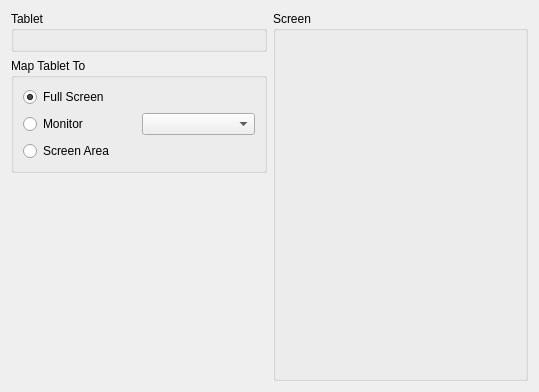
<?xml version="1.0" encoding="UTF-8"?>
<ui version="4.0">
 <class>ScreenAreaSelectionWidget</class>
 <widget class="QWidget" name="ScreenAreaSelectionWidget">
  <property name="geometry">
   <rect>
    <x>0</x>
    <y>0</y>
    <width>539</width>
    <height>392</height>
   </rect>
  </property>
  <property name="windowTitle">
   <string>Form</string>
  </property>
  <layout class="QHBoxLayout" name="horizontalLayout">
   <item>
    <layout class="QVBoxLayout" name="verticalLayout">
     <item>
      <widget class="QGroupBox" name="tabletGroupBox">
       <property name="title">
        <string>Tablet</string>
       </property>
       <layout class="QHBoxLayout" name="horizontalLayout_3">
        <item>
         <widget class="Wacom::AreaSelectionWidget" name="tabletArea" native="true"/>
        </item>
       </layout>
      </widget>
     </item>
     <item>
      <widget class="QGroupBox" name="controlsGroupBox">
       <property name="title">
        <string>Map Tablet To</string>
       </property>
       <layout class="QVBoxLayout" name="verticalLayout_2">
        <item>
         <widget class="QRadioButton" name="selectFullScreenRadio">
          <property name="text">
           <string>Full Screen</string>
          </property>
          <property name="checked">
           <bool>true</bool>
          </property>
         </widget>
        </item>
        <item>
         <layout class="QHBoxLayout" name="screenLayout">
          <item>
           <widget class="QRadioButton" name="selectMonitorRadio">
            <property name="text">
             <string>Monitor</string>
            </property>
           </widget>
          </item>
          <item>
           <widget class="KComboBox" name="selectMonitorCombo"/>
          </item>
         </layout>
        </item>
        <item>
         <widget class="QRadioButton" name="selectAreaRadio">
          <property name="text">
           <string>Screen Area</string>
          </property>
         </widget>
        </item>
       </layout>
      </widget>
     </item>
     <item>
      <spacer name="controlsFreeSpacer">
       <property name="orientation">
        <enum>Qt::Vertical</enum>
       </property>
       <property name="sizeType">
        <enum>QSizePolicy::MinimumExpanding</enum>
       </property>
       <property name="sizeHint" stdset="0">
        <size>
         <width>1</width>
         <height>5</height>
        </size>
       </property>
      </spacer>
     </item>
    </layout>
   </item>
   <item>
    <widget class="QGroupBox" name="screenGroupBox">
     <property name="title">
      <string>Screen</string>
     </property>
     <layout class="QHBoxLayout" name="horizontalLayout_2">
      <item>
       <widget class="Wacom::AreaSelectionWidget" name="screenArea" native="true"/>
      </item>
     </layout>
    </widget>
   </item>
  </layout>
 </widget>
 <customwidgets>
  <customwidget>
   <class>KComboBox</class>
   <extends>QComboBox</extends>
   <header>kcombobox.h</header>
  </customwidget>
  <customwidget>
   <class>Wacom::AreaSelectionWidget</class>
   <extends>QWidget</extends>
   <header>areaselectionwidget.h</header>
   <container>1</container>
  </customwidget>
 </customwidgets>
 <resources/>
 <connections>
  <connection>
   <sender>selectFullScreenRadio</sender>
   <signal>toggled(bool)</signal>
   <receiver>ScreenAreaSelectionWidget</receiver>
   <slot>onFullScreenSelected(bool)</slot>
   <hints>
    <hint type="sourcelabel">
     <x>135</x>
     <y>80</y>
    </hint>
    <hint type="destinationlabel">
     <x>269</x>
     <y>195</y>
    </hint>
   </hints>
  </connection>
  <connection>
   <sender>selectMonitorRadio</sender>
   <signal>toggled(bool)</signal>
   <receiver>ScreenAreaSelectionWidget</receiver>
   <slot>onMonitorSelected(bool)</slot>
   <hints>
    <hint type="sourcelabel">
     <x>73</x>
     <y>106</y>
    </hint>
    <hint type="destinationlabel">
     <x>269</x>
     <y>195</y>
    </hint>
   </hints>
  </connection>
  <connection>
   <sender>selectAreaRadio</sender>
   <signal>toggled(bool)</signal>
   <receiver>ScreenAreaSelectionWidget</receiver>
   <slot>onPartialScreenSelected(bool)</slot>
   <hints>
    <hint type="sourcelabel">
     <x>135</x>
     <y>133</y>
    </hint>
    <hint type="destinationlabel">
     <x>269</x>
     <y>195</y>
    </hint>
   </hints>
  </connection>
  <connection>
   <sender>selectMonitorCombo</sender>
   <signal>currentIndexChanged(int)</signal>
   <receiver>ScreenAreaSelectionWidget</receiver>
   <slot>onMonitorScreenSelected()</slot>
   <hints>
    <hint type="sourcelabel">
     <x>198</x>
     <y>106</y>
    </hint>
    <hint type="destinationlabel">
     <x>269</x>
     <y>195</y>
    </hint>
   </hints>
  </connection>
 </connections>
 <slots>
  <slot>onFullScreenSelected(bool)</slot>
  <slot>onMonitorScreenSelected()</slot>
  <slot>onMonitorSelected(bool)</slot>
  <slot>onPartialScreenSelected(bool)</slot>
 </slots>
</ui>
